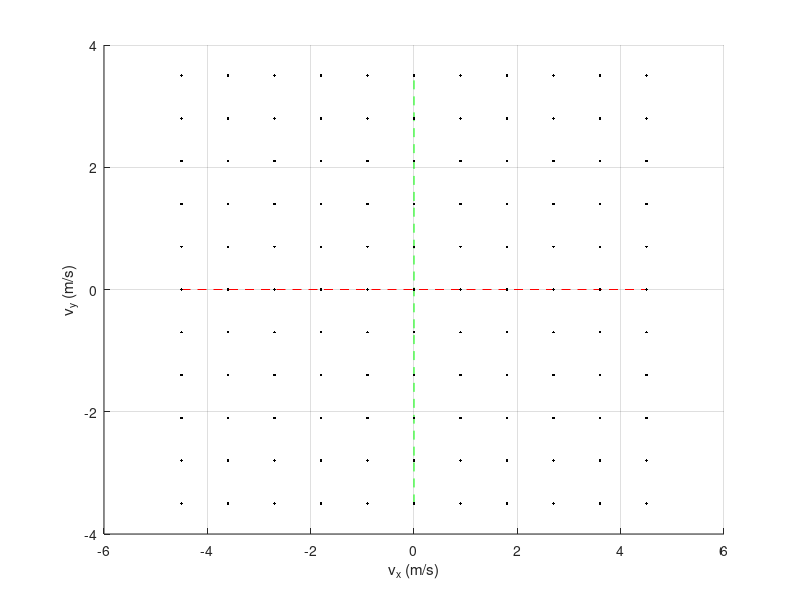

Recreate this plot in MATLAB.
clear; clc;

%% velocity command spread

N_d = 11; % resolution of command discretization

vx_max = 4.5;
vy_max = 3.5;
omega_max = 7.5;


vx_sweep = linspace(-vx_max, vx_max, N_d);
vy_sweep = linspace(-vy_max, vy_max, N_d);
omega_sweep = linspace(-omega_max, omega_max, N_d);

[vx_grid, vy_grid, omega_grid] = meshgrid(vx_sweep, vy_sweep, omega_sweep);


figure;
hold on; grid on;
xlabel('v_x (m/s)'); ylabel('v_y (m/s)'); zlabel('\omega_z (rad/s)')
plot3(vx_sweep,zeros(1, N_d),zeros(1, N_d),'r--')
plot3(zeros(1, N_d),vy_sweep,zeros(1, N_d), 'g--')
plot3(zeros(1, N_d),zeros(1, N_d),omega_sweep, 'c--')
for i = 1:N_d
    plot3(vx_grid(:,:,i), vy_grid(:,:,i), omega_grid(:,:,i), 'k.')
end


